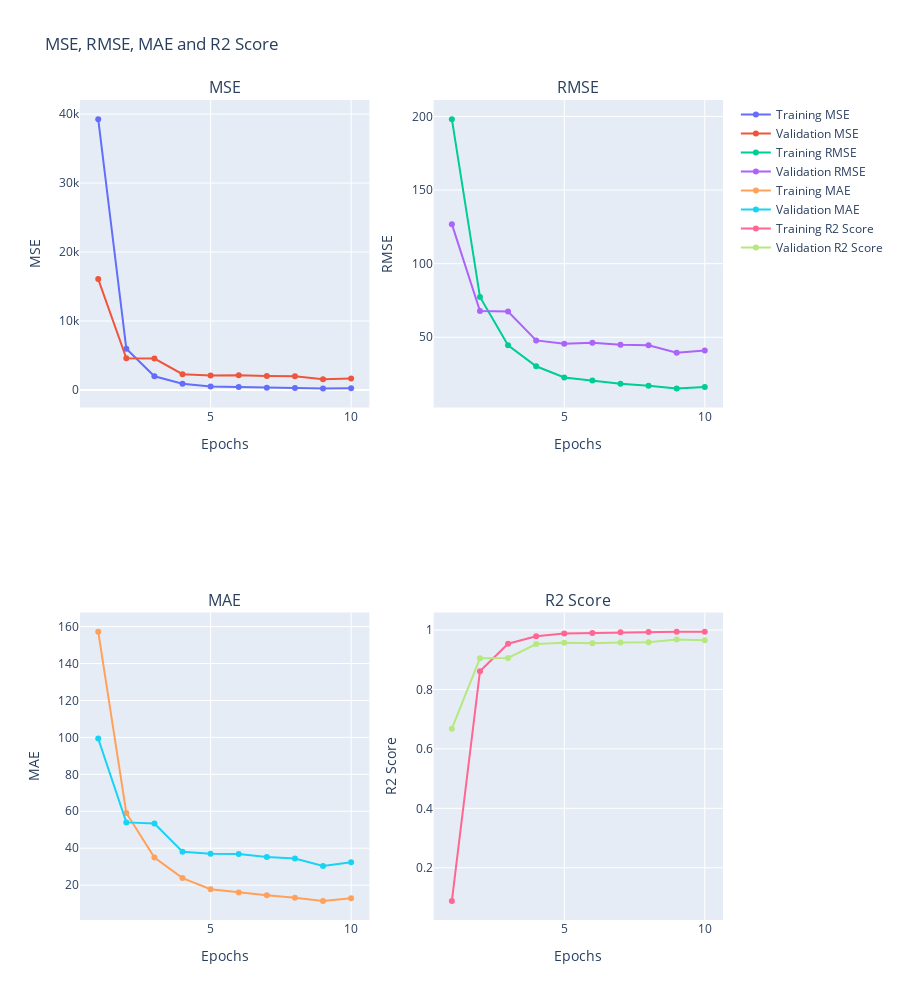

Notebook cell for this chart:
### Code cell
reg_trainer.mm.get_metric_chart_collection(["mse", "rmse", "mae", "r2"])

### Figure 1 — Plotly figure (JSON) as saved in the notebook; plotly's stock layout.template omitted (floating-point values rounded to 4 significant figures)
{"data": [{"mode": "lines+markers", "name": "Training MSE", "text": "", "type": "scatter", "x": [1, 2, 3, 4, 5, 6, 7, 8, 9, 10], "xaxis": "x", "y": [39270.0, 5990.0, 1980.0, 918.7, 514.1, 424.3, 341.1, 291.5, 233.7, 264.9], "yaxis": "y"}, {"mode": "lines+markers", "name": "Validation MSE", "text": "", "type": "scatter", "x": [1, 2, 3, 4, 5, 6, 7, 8, 9, 10], "xaxis": "x", "y": [16080.0, 4605.0, 4551.0, 2293.0, 2087.0, 2147.0, 2022.0, 1980.0, 1557.0, 1683.0], "yaxis": "y"}, {"mode": "lines+markers", "name": "Training RMSE", "text": "", "type": "scatter", "x": [1, 2, 3, 4, 5, 6, 7, 8, 9, 10], "xaxis": "x2", "y": [198.2, 77.4, 44.5, 30.31, 22.67, 20.6, 18.47, 17.07, 15.29, 16.28], "yaxis": "y2"}, {"mode": "lines+markers", "name": "Validation RMSE", "text": "", "type": "scatter", "x": [1, 2, 3, 4, 5, 6, 7, 8, 9, 10], "xaxis": "x2", "y": [126.8, 67.86, 67.46, 47.88, 45.68, 46.34, 44.97, 44.5, 39.46, 41.03], "yaxis": "y2"}, {"mode": "lines+markers", "name": "Training MAE", "text": "", "type": "scatter", "x": [1, 2, 3, 4, 5, 6, 7, 8, 9, 10], "xaxis": "x3", "y": [157.3, 59.09, 34.97, 23.81, 17.75, 16.04, 14.48, 13.17, 11.46, 12.82], "yaxis": "y3"}, {"mode": "lines+markers", "name": "Validation MAE", "text": "", "type": "scatter", "x": [1, 2, 3, 4, 5, 6, 7, 8, 9, 10], "xaxis": "x3", "y": [99.37, 53.98, 53.41, 38.06, 36.97, 36.87, 35.26, 34.38, 30.39, 32.4], "yaxis": "y3"}, {"mode": "lines+markers", "name": "Training R2 Score", "text": "", "type": "scatter", "x": [1, 2, 3, 4, 5, 6, 7, 8, 9, 10], "xaxis": "x4", "y": [0.08862, 0.861, 0.954, 0.9787, 0.9881, 0.9902, 0.9921, 0.9932, 0.9946, 0.9939], "yaxis": "y4"}, {"mode": "lines+markers", "name": "Validation R2 Score", "text": "", "type": "scatter", "x": [1, 2, 3, 4, 5, 6, 7, 8, 9, 10], "xaxis": "x4", "y": [0.6682, 0.905, 0.9061, 0.9527, 0.9569, 0.9557, 0.9583, 0.9591, 0.9679, 0.9653], "yaxis": "y4"}], "layout": {"annotations": [{"font": {"size": 16}, "showarrow": false, "text": "MSE", "x": 0.225, "xanchor": "center", "xref": "paper", "y": 1, "yanchor": "bottom", "yref": "paper"}, {"font": {"size": 16}, "showarrow": false, "text": "RMSE", "x": 0.775, "xanchor": "center", "xref": "paper", "y": 1, "yanchor": "bottom", "yref": "paper"}, {"font": {"size": 16}, "showarrow": false, "text": "MAE", "x": 0.225, "xanchor": "center", "xref": "paper", "y": 0.375, "yanchor": "bottom", "yref": "paper"}, {"font": {"size": 16}, "showarrow": false, "text": "R2 Score", "x": 0.775, "xanchor": "center", "xref": "paper", "y": 0.375, "yanchor": "bottom", "yref": "paper"}], "height": 1000, "title": {"text": "MSE, RMSE, MAE and R2 Score"}, "xaxis": {"anchor": "y", "domain": [0, 0.45], "title": {"text": "Epochs"}}, "xaxis2": {"anchor": "y2", "domain": [0.55, 1], "title": {"text": "Epochs"}}, "xaxis3": {"anchor": "y3", "domain": [0, 0.45], "title": {"text": "Epochs"}}, "xaxis4": {"anchor": "y4", "domain": [0.55, 1], "title": {"text": "Epochs"}}, "yaxis": {"anchor": "x", "domain": [0.625, 1], "title": {"text": "MSE"}}, "yaxis2": {"anchor": "x2", "domain": [0.625, 1], "title": {"text": "RMSE"}}, "yaxis3": {"anchor": "x3", "domain": [0, 0.375], "title": {"text": "MAE"}}, "yaxis4": {"anchor": "x4", "domain": [0, 0.375], "title": {"text": "R2 Score"}}}}
